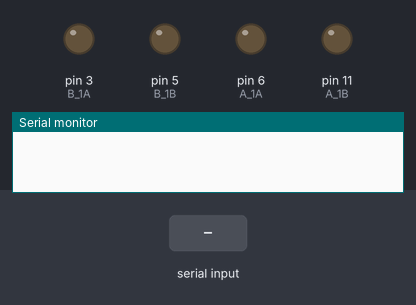
This sketch was run on a simulated Arduino Uno, built with avr-gcc and run on an emulated ATmega328P. Parts: output pins drawn as LEDs (lit = HIGH), the last lines printed to the serial monitor. The inputs (shaded band) are chosen by the test bench.

Above: at 1.2 s.
1.3 s: "1" received over Serial
At 3.3 s:
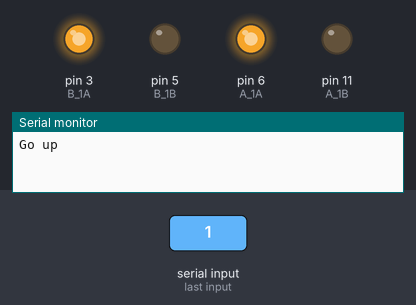
4.3 s: "4" received over Serial
At 6.4 s:
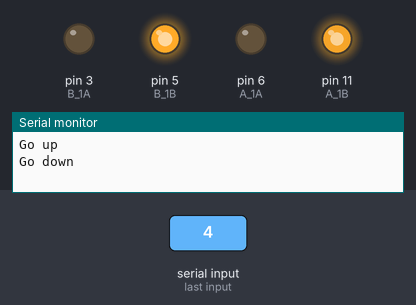
6.8 s: "3" received over Serial
At 8.3 s:
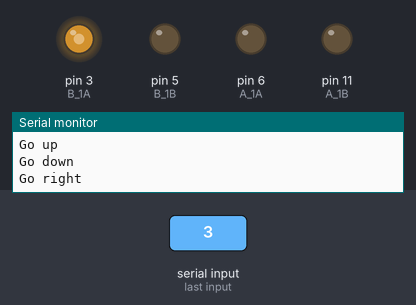
9.3 s: "2" received over Serial
At 11.4 s:
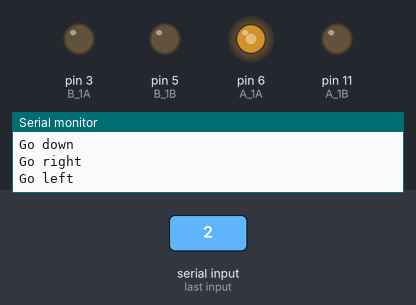
Timing chart, 0 to 12.7 s (numbered marks = the images above; inputs shaded):
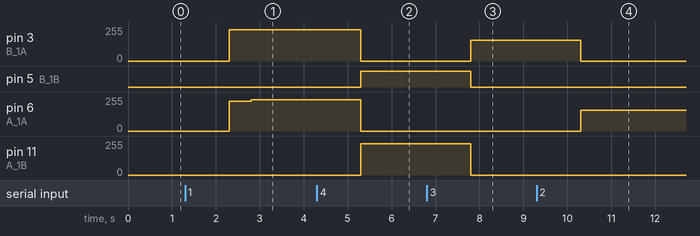

Measured:
- after the input at 1.3 s, pin 3 (B_1A): 0/255 → 235/255 after 1.0 s; pin 6 (A_1A): 0/255 → 225/255 after 1.0 s, → 235/255 0.50 s later
- after the input at 4.3 s, pin 3 (B_1A), pin 6 (A_1A): 235/255 → 0/255 after 1.0 s; pin 5 (B_1B): LOW → HIGH after 1.0 s; pin 11 (A_1B): 0/255 → 235/255 after 1.0 s
- after the input at 6.8 s, pin 3 (B_1A): 0/255 → 155/255 after 1.0 s; pin 5 (B_1B): HIGH → LOW after 1.0 s; pin 11 (A_1B): 235/255 → 0/255 after 1.0 s
- after the input at 9.3 s, pin 3 (B_1A): 155/255 → 0/255 after 1.0 s; pin 6 (A_1A): 0/255 → 155/255 after 1.0 s

The sketch:

motor_v3_final.ino
```cpp
int A_1A = 6;
int A_1B = 11;
int B_1A = 3;//left
int B_1B = 5;//left
int speed = 255;

void setup()
{
 //open port number 9600
 Serial.begin(9600);
 //setting pinMode from using
  pinMode(A_1A, OUTPUT);
  pinMode(A_1B, OUTPUT);
  pinMode(B_1A, OUTPUT);
  pinMode(B_1B, OUTPUT);
  digitalWrite(A_1A, LOW);
  digitalWrite(A_1B, LOW);
  digitalWrite(B_1A, LOW);
  digitalWrite(B_1B, LOW);
}

void loop()
{
   //if it can communicate by Serial
   if(Serial.available())
   {
    String value = Serial.readString();

    //classify into value
    if(value == "1") //Go straight
    {
     //just msg
     Serial.println("Go up");
     //real code for moving
     //모터A 정회전
      analogWrite(A_1A, speed-30);
      analogWrite(A_1B, 0);
      //모터B 정회전
      analogWrite(B_1A, speed-20);
      analogWrite(B_1B, 0);
      delay(500);
      analogWrite(A_1A, speed-20);

    }
    if(value == "4") //Go back
    {
     //just msg
     Serial.println("Go down");
     //real code for moving
       //모터A 역회전
      analogWrite(A_1A, 0);
      analogWrite(A_1B, speed-20);
      //모터B 역회전
      analogWrite(B_1A, 0);
      analogWrite(B_1B, speed);
    }
    if(value == "3") //Go Right
    {
     //just msg
     Serial.println("Go right");
      //real code for moving
      analogWrite(A_1A, 0);
      analogWrite(A_1B, 0);
      //모터B 역회전
      analogWrite(B_1A, speed-100);
      analogWrite(B_1B, 0);
    }
    if(value == "2") //Go Left
    {
     //just msg
     Serial.println("Go left");
     //real code for moving
     //모터A 역회전
      analogWrite(A_1A, speed-100);
      analogWrite(A_1B, 0);
      //모터B 정회전
      analogWrite(B_1A, 0);
      analogWrite(B_1B, 0);
    }
    if(value == "0") // Stop
    {
     //just msg
     Serial.println("Go stop");
     //real code for moving
    //모터A 정지
      analogWrite(A_1A, 0);
      analogWrite(A_1B, 0);
      //모터B 정지
      analogWrite(B_1A, 0);
      analogWrite(B_1B, 0);
    }
   }
}
```
